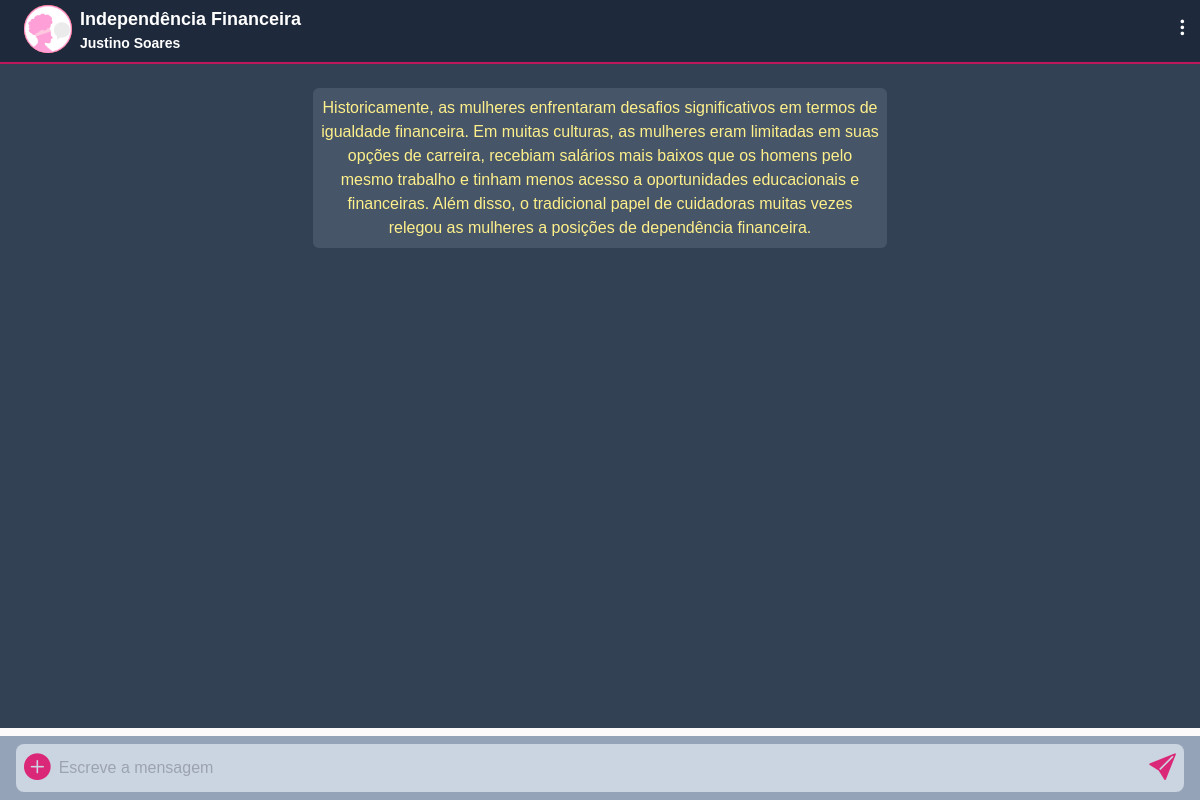
The app's page /views/chat.php?conversa_id=4 (signed in) with its own data.
### tables this page shows
CREATE TABLE `conversas` (
  `id` bigint UNSIGNED NOT NULL,
  `categoria_id` bigint UNSIGNED NOT NULL,
  `mensagemLida` tinyint NOT NULL DEFAULT '0',
  `created_at` timestamp NULL DEFAULT CURRENT_TIMESTAMP,
  `updated_at` timestamp NULL DEFAULT NULL
);

CREATE TABLE `categorias` (
  `id` bigint UNSIGNED NOT NULL,
  `tema` varchar(45) NOT NULL,
  `conteudo` text NOT NULL,
  `imagemUrl` varchar(255) NOT NULL,
  `created_at` timestamp NULL DEFAULT CURRENT_TIMESTAMP,
  `updated_at` timestamp NULL DEFAULT NULL
);

CREATE TABLE `users` (
  `id` bigint UNSIGNED NOT NULL,
  `primeiroNome` varchar(255) NOT NULL,
  `apelido` varchar(255) NOT NULL,
  `show` tinyint NOT NULL DEFAULT '0',
  `dataNasc` date NOT NULL,
  `email` varchar(255) NOT NULL,
  `password` varchar(255) NOT NULL,
  `tipo` enum('user','admin') NOT NULL DEFAULT 'user',
  `created_at` timestamp NULL DEFAULT NULL,
  `updated_at` timestamp NULL DEFAULT NULL
);

### views/chat.php (the view, shortened to what this page needs)
<?php
if (isset($_GET["conversa_id"])) {
    $conversa_id = $_GET["conversa_id"];
} else {
    header("Location: listaCategoria.php");
}
$con = new Conexao();
$conn = $con->getConexao();
$sql = "SELECT * FROM users WHERE id = ?";
$cmd = $conn->prepare($sql);
$cmd->bindValue(1, $_SESSION["users_id"]);
$cmd->execute();
$userAuth = $cmd->fetch(PDO::FETCH_ASSOC);
$sqlConversa = "SELECT * FROM categorias
inner join conversas
on conversas.categoria_id = categorias.id
where conversas.id = ?
limit 1
 ";
$cmd = $conn->prepare($sqlConversa);
$cmd->bindValue(1, $conversa_id);
$cmd->execute();
$conversaActual = $cmd->fetch(PDO::FETCH_ASSOC);
?>
<!DOCTYPE html>
<html lang="pt-BR">
<head>
    <script src="https://cdn.tailwindcss.com"></script>
    <link rel="stylesheet" href="https://cdn.jsdelivr.net/npm/bootstrap-icons@1.11.1/font/bootstrap-icons.css">
    <link rel="stylesheet" href="../assets/css/main.css">
    <link rel="stylesheet" href="../assets/css/chat.css">
    <link rel="stylesheet" href="https://cdnjs.cloudflare.com/ajax/libs/emojionearea/3.4.2/emojionearea.min.css">
</head>
<body class="max-h-[90vh]">
    <header class="border-b-2 border-pink-700 bg-slate-800  z-50 pb-1 h-[4rem] fixed  w-full flex  justify-between px-2 items-center font-bold  text-lg">
        <div class="flex gap-2 items-center">
            <div class="ms-4 bg-white rounded-full w-12 h-12">
                <a href="inicio.php">
                   <img src="../assets/img/Logo.png" alt="" class="rounded-full bg-red-600 w-full h-full">
                </a>
            </div>
            <div class="flex flex-col text-white justify-center w-[80vw]">
                <h2 class="text-start break-words"> <?= $conversaActual["tema"] ?></h2>
                <small class="text-sm text-start"><?= $userAuth["primeiroNome"] . " " . $userAuth["apelido"]; ?></small>
            </div>
        </div>
        <aside class="">
            <i class="bi bi-three-dots-vertical text-white"></i>
        </aside>
    </header>
    <main class=" w-full  -z-10 main overflow-y-scroll  bg-slate-700 px-2 pt-20 pb-3" id="chatBox" style="height: 91vh;">
       <div class=" rounded-md w-auto max-w-[90%] md:max-w-[70%] flex justify-center mx-auto p-1">
       <span class="flex flex-col max-w-[70%]  bg-slate-600  text-center  text-yellow-200 justify-center p-2 my-1  rounded-md">
       <?= $conversaActual["conteudo"] ?>
       </span>
       </div>
    </main>
    <form method="post" enctype="multipart/form-data" action="" class="flex items-center fixed bottom-0 inset-x-0 h-16 bg-slate-400  px-4">
        <div class=" bg-slate-300 z-auto flex items-center rounded-lg w-full  h-12 px-2">
            <span>
                <i class="bi bi-plus-circle-fill text-[20pt] text-pink-600 cursor-pointer"></i>
            </span>
            <input type="text" placeholder="Escreve a mensagem" id="mensagem" oninput="verificarConteudo()" class="ms-2 h-8 border-noneoutline-none w-[100%] bg-slate-300 shadow-none border-none outline-none text-black">
            <br>
            <button type="submit" onclick="enviar()" id="btnSend" class="flex float-left">
                <i class="bi bi-send-fill text-[20pt]  text-pink-600 cursor-pointer"></i>
            </button>
        </div>
    </form>
</body>
</html>

### assets/css/main.css (style rules this page uses)
:root { --primary: #f299d3; --secondary: #f079f2; --white: #f2f2f2; --suave: #f2c2d8; --black: #0d0d0d; --grey: #fcfafa; --fontPoppins: "Poppins", sans-serif; --fontInter: "Inter", sans-serif; font-size: 16px; box-sizing: border-box; }
html, body { scroll-behavior: smooth; font-family: var(--fontPoppins); background-color: var(--grey); }
i { font-size: 1.2rem; }

### assets/css/chat.css (style rules this page uses)
body { padding: 0px !important; margin: 0px !important; }
.main { overflow-y: scroll !important; }

### views/chat.php (style rules this page uses)
body { text-align: center; }

### records on screen
conversas: categoria.tema "Independência Financeira", categoria.conteudo "Historicamente, as mulheres enfrentaram desafios significativos em termos de igualdade financeira. Em muitas culturas, as mulheres eram limitadas em suas opções de carreira, recebiam salários mais baixos que os homens pelo mesmo trabalho e tinham menos acesso a oportunidades educacionais e financeiras. Além disso, o tradicional papel de cuidadoras muitas vezes relegou as mulheres a posições de dependência financeira."
users: primeiroNome "Justino", apelido "Soares"
